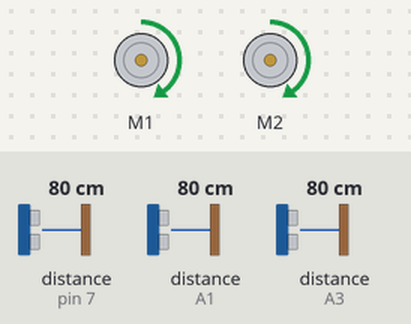
This sketch was run on a simulated Arduino Uno, built with avr-gcc and run on an emulated ATmega328P. Shown: 2 × DC motor (green arrow = forward, orange = backward, longer = faster). Wiring (inferred from the names in the program): 3 × ultrasonic range finder: trigger pin 4, echo pin 7 / trigger A0, echo A1 / trigger A2, echo A3. Inputs (shaded band) come from the test bench; at power-on: distance to the obstacle (sensors on pin 7, A1, A3) 80 cm. The echo pulse lasts 58.3 µs per cm; what the sketch prints to the serial monitor is not drawn.

Above: at 1.2 s.
1.3 s: distance to the obstacle (sensor on pin 7) set to 2 cm
At 3.2 s:
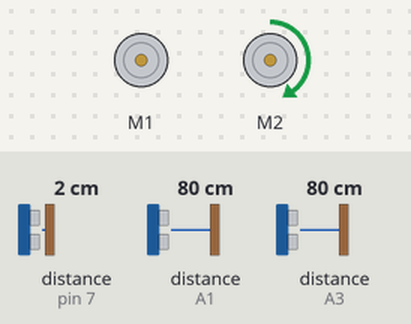
4.2 s: distance to the obstacle (sensor on pin 7) set to 60 cm
At 4.9 s:
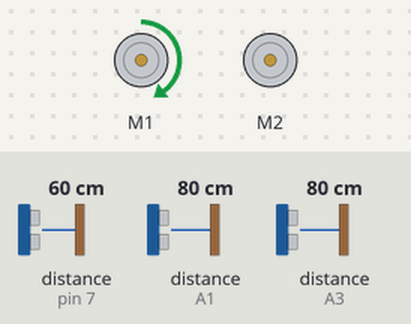
6.6 s: distance to the obstacle (sensor on A1) set to 2 cm
At 8.0 s:
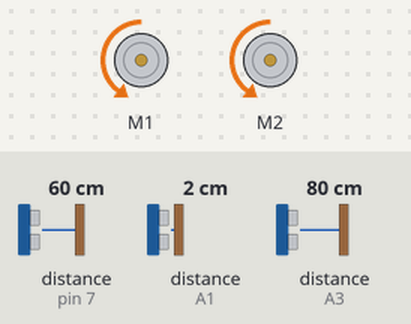
9.2 s: distance to the obstacle (sensor on A3) set to 203 cm
12.2 s: distance to the obstacle (sensor on A3) set to 2 cm
15.2 s: distance to the obstacle (sensor on A1) set to 60 cm
Timing chart, 0 to 19.2 s (numbered marks = the images above; inputs shaded):
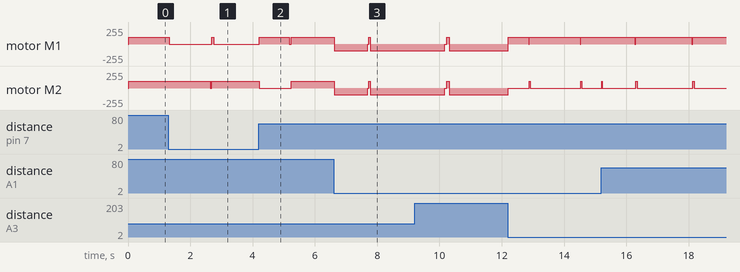

The sketch:

deplacements.ino
```cpp
#include <Adafruit_MotorShield.h>

#define FORWARD_ 0
#define BACKWARD_ 2
#define LEFT_ -1
#define RIGHT_ 1


/* Ultrasonic sensors */
const uint8_t echoPin_right = 7;  // echo signal (receives)
const uint8_t echoPin_front =  A1;
const uint8_t echoPin_left = A3;

const uint8_t trigPin_right = 4;  // trigger signal (sends)
const uint8_t trigPin_front = A0;
const uint8_t trigPin_left = A2;


/* Measurements */
const float safetyDistance = 50; // according with the speed. Expressed in cm
const float robotWidth = 20; // expressed in cm
const float marge = safetyDistance / 3; // margin of movement. It should move between the marging and the safetyDistance

/*
 * Determines where to move
 */
int objectDetected = 0; // the side where the object is detected
boolean searchingObject = false;
int tick = 0;
int randomDir = FORWARD_;
boolean stop_ = false;


/* Movement */
const int motorSpeed = 100; // from 0 (off) to 255 (max speed)

// Create the motor shield object with the default I2C address
Adafruit_MotorShield AFMS = Adafruit_MotorShield();
// Or, create it with a different I2C address (say for stacking)
// Adafruit_MotorShield AFMS = Adafruit_MotorShield(0x61);

// Motor 4 -> left / Motor 2 -> right
Adafruit_DCMotor *motorLeft = AFMS.getMotor(1);
Adafruit_DCMotor *motorRight = AFMS.getMotor(2);


/*
 * Motors setup and movement
 */
void setupMotors() {
  // Left wheel
  motorLeft->setSpeed(motorSpeed);
  motorLeft->run(FORWARD);
  motorLeft->run(RELEASE);

  // Right wheel
  motorRight->setSpeed(motorSpeed);
  motorRight->run(FORWARD);
  motorRight->run(RELEASE);
}

void moveForward() {
  motorRight->run(FORWARD);
  motorLeft->run(FORWARD);
}

void moveBackward() {
  motorRight->run(BACKWARD);
  motorLeft->run(BACKWARD);


}

void moveLeft() {
  motorLeft->run(RELEASE);
  motorRight->run(FORWARD);


}

void moveRight() {
  motorLeft->run(FORWARD);
  motorRight->run(RELEASE);

}

void dontMove() {
  motorLeft->run(RELEASE);
  motorRight->run(RELEASE);
}


/*
 * Calculates the distance with the information obtained from the sensors
 */
float calculDistance(uint8_t trigPin, uint8_t echoPin){
  uint32_t duration; // duration of the round trip
  float cm;  // distance of the obstacle

  // The sensor is triggered by a HIGH pulse of 10 or more microseconds.
  // Give a short LOW pulse beforehand to ensure a clean HIGH pulse:
  pinMode(trigPin, OUTPUT);
  digitalWrite(trigPin, LOW);
  delayMicroseconds(3);

  // Start trigger signal

  digitalWrite(trigPin, HIGH);
  delayMicroseconds(10);
  digitalWrite(trigPin, LOW);

  // Read the signal from the sensor: a HIGH pulse whose
  // duration is the time (in microseconds) from the sending
  // of the ping to the reception of its echo off of an object.

  pinMode(echoPin, INPUT);
  duration = pulseIn(echoPin, HIGH);

  // convert the time into a distance
  cm = (float)((duration<<4)+duration)/1000.0; // cm = 17 * duration/1000
  return cm;
}


void initValue() {
  objectDetected = 0;
  searchingObject = false;
  tick = 0;
}

/*
 * Determines where to move
 */
int explore(float cm_left, float cm_front, float cm_right) {

 if (tick > 203) {
  initValue();
  stop_ = false;
 }
 else if (tick == 200) {
      randomDir = -objectDetected;
      stop_ = true;
      return randomDir;
  }

 if (searchingObject && objectDetected == LEFT_){
    // Turn until robot is parallel to the object
    if (cm_left < safetyDistance){
         searchingObject = false;
    }
    else {
         Serial.println(" Tourne à droite pour retrouver l'object ");
         return RIGHT_;
    }
 }
 else if (searchingObject && objectDetected == RIGHT_){
    // Turn until robot is parallel to the object
    if (cm_right < safetyDistance){
         searchingObject = false;
    }
    else {
        Serial.println(" Tourne à gauche pour retrouver l'object ");
         return LEFT_;
    }
 }
//si l'objet est détecté à gauche
 if (objectDetected == LEFT_) {
     //et que la distance en le robot et l'objet > distance de sécurité
      if(cm_left > safetyDistance) {
        //on tourne à gauche pour le retrouver
        return LEFT_;
      }
      // sinon si il y a danger de collision on tourne à droite
      if (cm_left < safetyDistance - marge || cm_front < safetyDistance){
        return RIGHT_;
      }

    return FORWARD_;
  }

  else if (objectDetected == RIGHT_) {
      if(cm_right > safetyDistance) {

        return RIGHT_;
      }
      if (cm_right < safetyDistance - marge || cm_front < safetyDistance){
          return LEFT_;
      }

    return FORWARD_;
  }

  else {
    //sinon si il n'y a pas d'objet on avance
    if (tick < 4) {
      //return randomDir;
      return FORWARD_;
    }

    // si un objet est détecté devant et que il y a risque de colision
    if(cm_front < safetyDistance) {

     // on regarde si a gauche il y a un objet
        if(cm_left < safetyDistance && cm_right < safetyDistance) {
         objectDetected = FORWARD_;
         searchingObject = false;
         return BACKWARD_;
        }

    // on regarde si a gauche il y a un objet
        else if(cm_left < safetyDistance && cm_right > safetyDistance) {
            // si  oui on tourne à droite

            return RIGHT_;
        }
        // sinon on regarde à droite
        else if(cm_right < safetyDistance && cm_left > safetyDistance) {
            // There is an object on the right side

            return LEFT_;
        }
        else{

          while (tick<200){
          return BACKWARD_;}

          }
     }
      // si un objet est détecté devant et que il y a risque de colision
   /* if(cm_front > safetyDistance && objectDetected == FORWARD_) {

     // on regarde si a gauche il y a un objet
        if(cm_left < safetyDistance && cm_right < safetyDistance) {
            objectDetected = FORWARD_;
         searchingObject = false;
         return BACKWARD_;
        }

     // on regarde si a gauche il y a un objet
        else if(cm_left < safetyDistance && cm_right > safetyDistance) {
            // si  oui on tourne à droite
            objectDetected = LEFT_;
            return RIGHT_;
        }
        // sinon on regarde à droite
        else if(cm_right < safetyDistance && cm_left > safetyDistance) {
            // There is an object on the right side
            objectDetected = RIGHT_;
            return LEFT_;
        }

        else { return BACKWARD_; }
     }*/

     else if(cm_right < safetyDistance) {
        // Object detected on the right side
         objectDetected = RIGHT_;
     }
     else if(cm_left < safetyDistance) {
        // Object detected on the left side
         objectDetected = LEFT_;
     }
     return FORWARD_;
  }
}


/*
 * Moves the wheels
 */
void navigate(){
  int resultatExplore;

  float cm_front;  // distance of the obstacle
  float cm_left;
  float cm_right;


  cm_front = calculDistance(trigPin_front, echoPin_front);
  cm_left = calculDistance(trigPin_left, echoPin_left);
  cm_right = calculDistance(trigPin_right, echoPin_right);

  resultatExplore = explore(cm_left,cm_front, cm_right);


  tick++;

  if (stop_){
    dontMove();
    return;
  }


  motorRight->run(RELEASE);
  motorLeft->run(RELEASE);

  switch(resultatExplore) {
    // move forward
    case FORWARD_:
      Serial.print("avant  ");
      moveForward();
      break;

    // move backward
    case BACKWARD_:
      Serial.print("arriere  ");
      moveBackward();
      break;

    // move left
    case LEFT_:
      Serial.print("gauche  ");
      moveLeft();
      break;

    // move right
    case RIGHT_:
      Serial.print("droite  ");
      moveRight();
      break;
  }
}


/*
 * Initial setup
 */
void setup() {
  // initialize serial communication:
  Serial.begin(9600);
  AFMS.begin();  // create with the default frequency 1.6KHz

  setupMotors();
  //setupLeds();
}


/*
 * It's the function that will be called at each tick time
 */
void loop()
{
  navigate();
}
```

Measured:
- by itself, motor M1: alternates forward 100/255 for 1.8 s and stopped for 0.04 s
